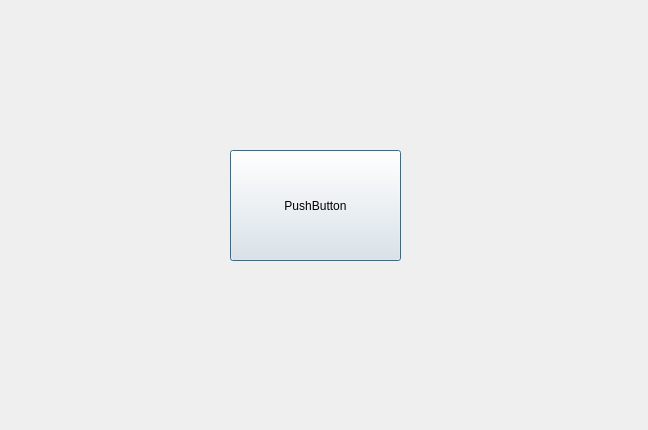
<?xml version="1.0" encoding="UTF-8"?>
<ui version="4.0">
 <class>database_interface</class>
 <widget class="QDialog" name="database_interface">
  <property name="geometry">
   <rect>
    <x>0</x>
    <y>0</y>
    <width>648</width>
    <height>430</height>
   </rect>
  </property>
  <property name="windowTitle">
   <string>Dialog</string>
  </property>
  <widget class="QPushButton" name="pushButton">
   <property name="geometry">
    <rect>
     <x>230</x>
     <y>150</y>
     <width>171</width>
     <height>111</height>
    </rect>
   </property>
   <property name="text">
    <string>PushButton</string>
   </property>
  </widget>
 </widget>
 <resources/>
 <connections/>
</ui>
